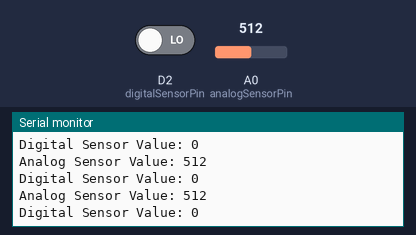
The sketch below on a simulated ESP8266 (NodeMCU). Shown: the last lines printed to the serial monitor. The inputs (shaded band) are chosen by the test bench; at power-on: A0 (analogSensorPin) = 512, D2 (digitalSensorPin) LOW.

Above: at 1.3 s.
1.4 s: A0 (analogSensorPin) set to 716
At 2.1 s:
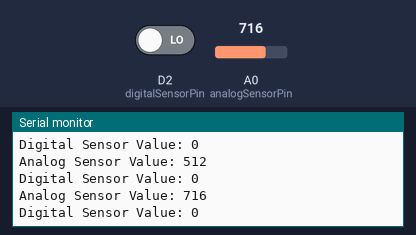
2.9 s: D2 (digitalSensorPin) driven HIGH
At 3.8 s:
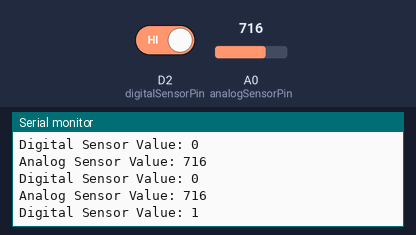
4.4 s: A0 (analogSensorPin) set to 900
At 4.9 s:
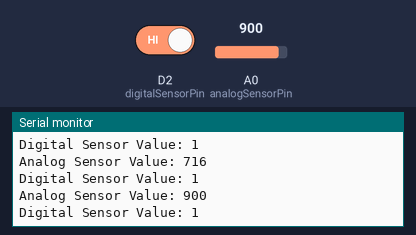
Timing chart, 0 to 7.4 s (numbered marks = the images above; inputs shaded):
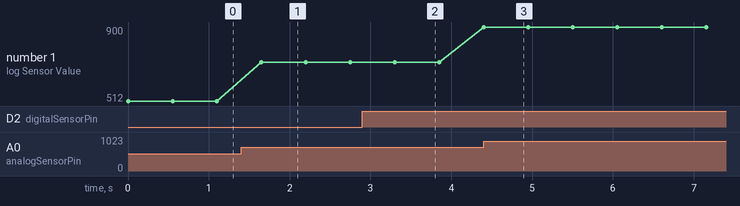

The sketch:

AnalogAndDigitalInput.ino
```cpp
/*
  Analog Input and Digital Input

*/

int analogSensorPin = A0;    // select the pin for the analog sensor input
int digitalSensorPin = D2;   // select the pin for the digital sensor input
int analogSensorValue = 0;  // variable to store the value coming from the sensor
int digitalSensorValue = 0;  // variable to store the value coming from the sensor


void setup() {

  Serial.begin(9600);

  Serial.print("Analog Input and Digital Input \n");

  // declare the sensor pins as an INPUT:
  pinMode(analogSensorPin, INPUT);
  pinMode(digitalSensorPin, INPUT);
}

void loop() {
  // read the value from the sensor:
  analogSensorValue = analogRead(analogSensorPin);
  Serial.print("Analog Sensor Value: ");
  Serial.print(analogSensorValue);
  Serial.print("\n");
  delay(50);
  digitalSensorValue = digitalRead(digitalSensorPin);
  Serial.print("Digital Sensor Value: ");
  Serial.print(digitalSensorValue);
  Serial.print("\n");
  delay(500);
}
```

Measured:
- after the input at 1.4 s, the serial monitor: prints a new line after 0.25 s (image 1)
- after the input at 2.9 s, the serial monitor: prints a new line after 0.45 s (image 2)
- after the input at 4.4 s, the serial monitor: prints a new line at once (image 3)
- plotted number 1: 512 → 716 after the input at 1.4 s, 716 → 900 after the input at 4.4 s
